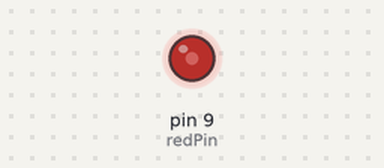
The sketch below on a simulated Arduino Uno, built with avr-gcc and run on an emulated ATmega328P. Shown: output pins drawn as LEDs (lit = HIGH).

Above: at 0.1 s.
Timing chart, 0 to 1.6 s (numbered marks = the images above):
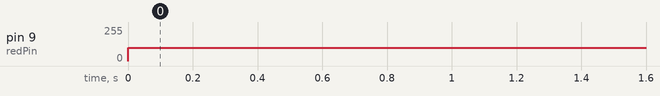

Measured:
- by itself, pin 9 (redPin): 0/255 → 100/255 at 0.00 s

The sketch:

sketch_jan19a.ino
```cpp
int redPin=9;
int bright=100;
void setup() {
  // put your setup code here, to run once:
pinMode(redPin,OUTPUT);
}

void loop() {
  // put your main code here, to run repeatedly:
analogWrite(redPin,bright);
}
```
